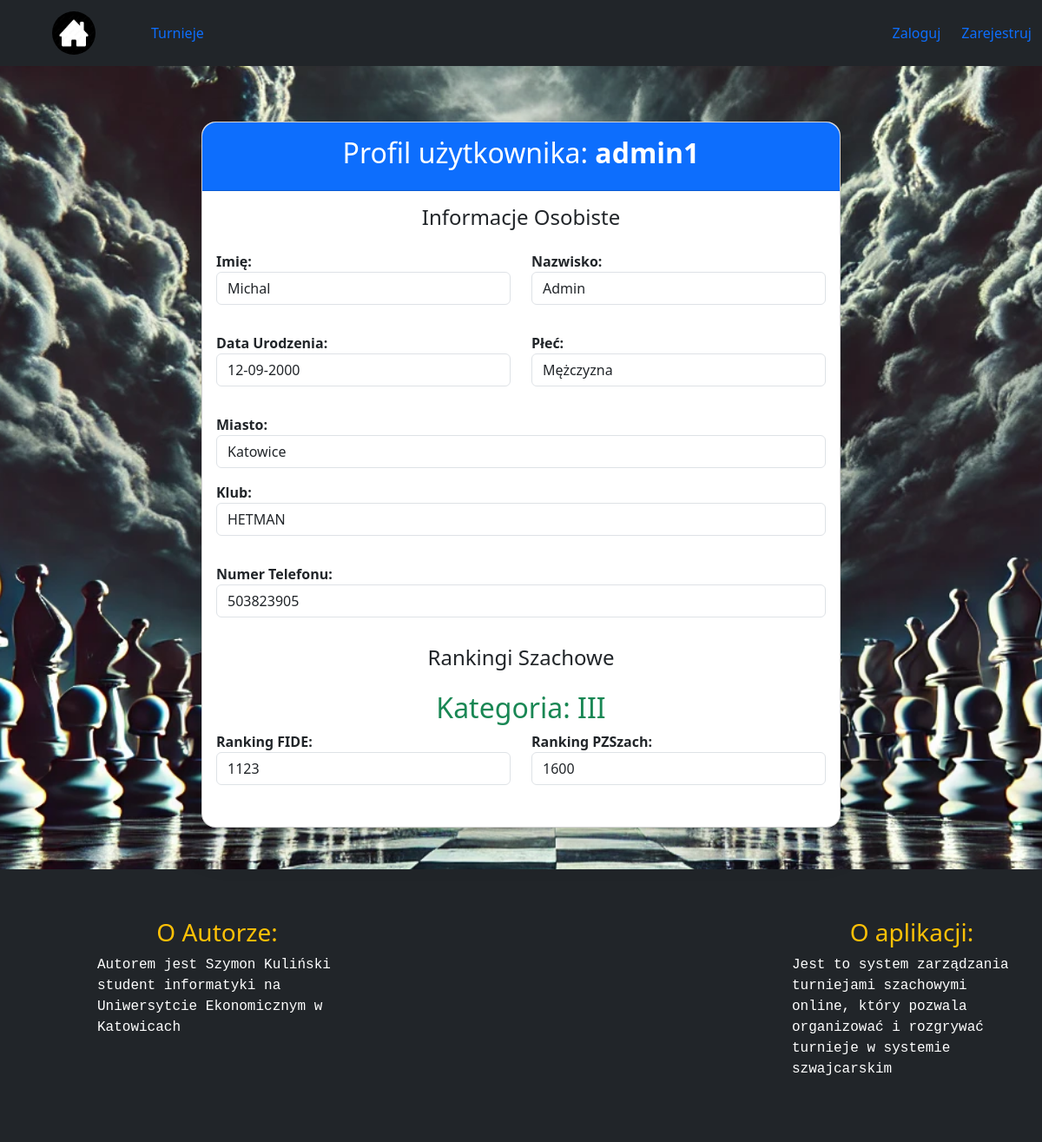
/profiles/2/, run on the app's committed database.
### profiles/models.py (models this page shows, shortened)
class Profile(models.Model):
    GENDER_CHOICES = [('M', 'Mężczyzna'), ('F', 'Kobieta'), ]
    TITLE_AND_CATEGOREIES_CHOICES = [('GM', 'Arcymistrz'), ('IM', 'Mistrz międzynarodowy'), ('FM', 'Mistrz FIDE'),
                                     ('CM', 'Kandydat na mistrza FIDE'), ('WGM', 'Arcymistrzyni	'),
                                     ('WIM', 'Mistrzyni międzynarodowa'), ('WFM', 'Mistrzyni FIDE'),
                                     ('WCM', 'Kandydatka na mistrzynię FIDE'), ('M', 'Mistrz krajowy'),
                                     ('K', 'Kandydat na mistrza krajowego'), ('I', 'I'), ('II', 'II'),
                                     ('III', 'III'), ('IV', 'IV'), ('V', 'V'),
                                     ('Bk', 'Bk'), ]
    user = models.OneToOneField(User, on_delete=models.CASCADE)
    first_name = models.CharField(max_length=30, blank=True, null=True)
    last_name = models.CharField(max_length=30, blank=True, null=True)
    birth_date = models.DateField(null=True, blank=True)
    gender = models.CharField(max_length=1, choices=GENDER_CHOICES, blank=True, null=True)
    city = models.CharField(max_length=43, blank=True, null=True)
    club = models.CharField(max_length=43, blank=True, null=True)
    phone_number = models.CharField(max_length=15, blank=True, null=True)
    rating_fide = models.IntegerField(null=True, blank=True, default=1000)
    rating_pzszach = models.IntegerField(null=True, blank=True, default=1000)
    title_or_category = models.CharField(max_length=10, choices=TITLE_AND_CATEGOREIES_CHOICES, default='Bk')

### profiles/views.py (the view)
# urls.py: path('<int:user_id>/', views.profile, name='profile'),
def profile(request, user_id):
    current_user = User.objects.get(pk=user_id)
    profile = Profile.objects.get(user=user_id)
    if profile.title_or_category in ['I', 'II', 'III', 'IV', 'V', 'Bk']:
        title = False
    else:
        title = True
    return render(request, 'profiles/profile.html', {'profile': profile, 'title': title})

### core/context_processors.py (called while the page is built)
def is_organizer(request):
    is_organizer = request.user.groups.filter(name='Organizer').exists()
    return {'is_organizer': is_organizer}

### templates/profiles/profile.html (shortened to what this page needs)
{% extends 'core/index.html' %}
{% block content %}
    <div class="container my-5">
        <div class="row justify-content-center">
            <div class="col-md-8">
                <div class="card shadow-lg rounded-4">
                    <div class="card-header bg-primary text-white text-center rounded-top-4 py-3">
                        <h2 class="mb-2">Profil użytkownika: <strong>{{ profile.user.username }}</strong></h2>
                    </div>
                    <div class="card-body">
                        <h4 class="text-center mb-4">Informacje Osobiste</h4>
                        <div class="row mb-3">
                            <div class="col-md-6">
                                <div class="form-group">
                                    <label><strong>Imię:</strong></label>
                                    <p class="form-control">{{ profile.first_name|default:"N/D" }}</p>
                                </div>
                            </div>
                            <div class="col-md-6">
                                <div class="form-group">
                                    <label><strong>Nazwisko:</strong></label>
                                    <p class="form-control">{{ profile.last_name|default:"N/D" }}</p>
                                </div>
                            </div>
                        </div>
                        <div class="row mb-3">
                            <div class="col-md-6">
                                <div class="form-group">
                                    <label><strong>Data Urodzenia:</strong></label>
                                    <p class="form-control">{{ profile.birth_date|date:"d-m-Y"|default:"N/D" }}</p>
                                </div>
                            </div>
                            <div class="col-md-6">
                                <div class="form-group">
                                    <label><strong>Płeć:</strong></label>
                                    <p class="form-control">{{ profile.get_gender_display|default:"N/D" }}</p>
                                </div>
                            </div>
                        </div>
                        <div class="row mb-3">
                            <div class="col-md-12">
                                <div class="form-group">
                                    <label><strong>Miasto:</strong></label>
                                    <p class="form-control">{{ profile.city|default:"N/D" }}</p>
                                </div>
                                <div class="form-group">
                                    <label><strong>Klub:</strong></label>
                                    <p class="form-control">{{ profile.club|default:"N/D" }}</p>
                                </div>
                            </div>
                        </div>
                        <div class="row mb-3">
                            <div class="col-md-12">
                                <div class="form-group">
                                    <label><strong>Numer Telefonu:</strong></label>
                                    <p class="form-control">{{ profile.phone_number|default:"N/D" }}</p>
                                </div>
                            </div>
                        </div>
                        <h4 class="text-center mb-4">Rankingi Szachowe</h4>
                        {% if title %}
                            <h2 class="text-center text-success">Tytuł: {{ profile.title_or_category }}</h2>
                        {% elif profile.title_or_category == 'Bk' %}
                            <h2 class="text-center text-warning">Brak Kategorii</h2>
                        {% else %}
                            <h2 class="text-center text-success">Kategoria: {{ profile.title_or_category }}</h2>
                        {% endif %}
                        <div class="row mb-3">
                            <div class="col-md-6">
                                <div class="form-group">
                                    <label><strong>Ranking FIDE:</strong></label>
                                    <p class="form-control">{{ profile.rating_fide|default:"N/D" }}</p>
                                </div>
                            </div>
                            <div class="col-md-6">
                                <div class="form-group">
                                    <label><strong>Ranking PZSzach:</strong></label>
                                    <p class="form-control">{{ profile.rating_pzszach|default:"N/D" }}</p>
                                </div>
                            </div>
                        </div>
                    </div>
                </div>
            </div>
        </div>
    </div>
{% endblock %}

### data on the page
Profile: user.username "admin1", first_name "Michal", last_name "Admin", birth_date "12-09-2000", gender "Mężczyzna", city "Katowice", club "HETMAN", phone_number "503823905", title_or_category "III", rating_fide "1123", rating_pzszach "1600"
